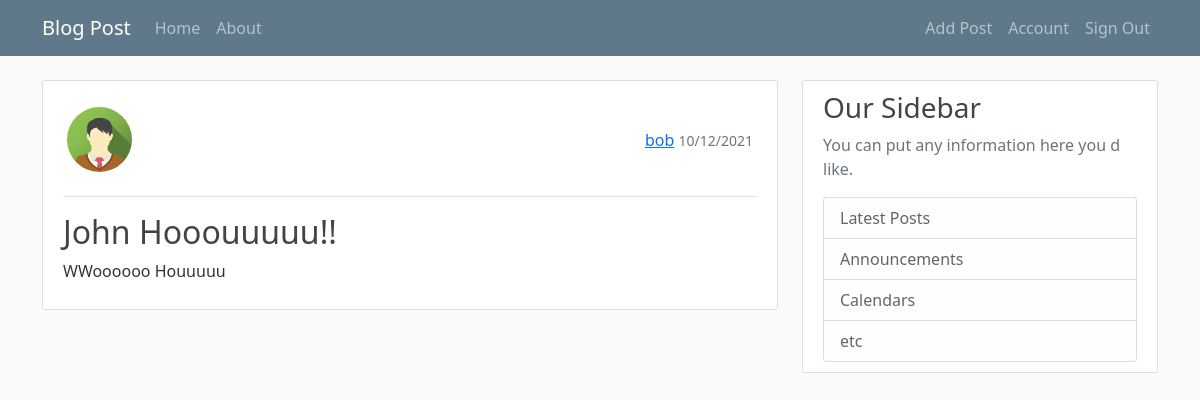
/posts/25 (signed in), run on the app's committed database.
### flaskblog/models.py (models this page shows, shortened)
class User(db.Model, UserMixin):
    id = db.Column(db.Integer, primary_key=True)
    username = db.Column(db.String(20), unique=True, nullable=False)
    email = db.Column(db.String(120), unique=True, nullable=False)
    image_file = db.Column(db.String(20), nullable=False, default="default.jpg")
    password_hash = db.Column(db.String(60), nullable=False)
    created_at = db.Column(db.DateTime, nullable=False, default=datetime.utcnow)
    posts = db.relationship("Post", backref=db.backref("author", lazy=True))

class Post(db.Model):
    id = db.Column(db.Integer, primary_key=True)
    title = db.Column(db.String(100), nullable=False)
    content = db.Column(db.Text, nullable=False)
    created_at = db.Column(db.DateTime, nullable=False, default=datetime.utcnow)
    user_id = db.Column(db.Integer, db.ForeignKey("user.id"), nullable=False)

### flaskblog/posts/routes.py (the view)
@posts.route("/posts/<int:post_id>")
@login_required
def get_post(post_id):
    post = Post.query.get_or_404(post_id)
    return render_template("post.html", title=post.title, post=post)

### flaskblog/models.py (called while the page is built)
@login_manager.user_loader
def load_user(user_id):
    return User.query.get(int(user_id))

### flaskblog/templates/post.html (shortened to what this page needs)
{% extends "layout.html" %}
{% block content %}
  <article class="media content-section">
    <header class="d-flex justify-content-between
                   align-items-center border-bottom pt-3 pb-4 mb-3 px-1">
      <img class="rounded-circle article-img" alt="Author image" src="{{ url_for('static', filename='profile_pics/' + post.author.image_file) }}" />
      <div>
        <a class="mr-2" href="#">{{ post.author.username }}</a>
        <small class="text-muted">{{ post.created_at.strftime("%d/%m/%Y") }}</small>
      </div>
    </header>
    <h2 class="article-title">{{ post.title }}</h2>
    <p class="article-content">{{ post.content }}</p>
  </article>
{% endblock content %}

### flaskblog/static/main.css (style rules this page uses)
body { background: #fafafa; color: #333333; }
h1, h2, h3, h4, h5, h6 { color: #444444; }
.content-section { background: #ffffff; padding: 10px 20px; border: 1px solid #dddddd; border-radius: 3px; margin-bottom: 20px; }
.article-title { color: #444444; }
.article-content { white-space: pre-line; }
.article-img { height: 65px; width: 65px; }

### data on the page
User: image_file (placeholder picture), author.username "bob"
Post: created_at "10/12/2021", title "John Hooouuuuu!!", content "WWoooooo Houuuuu"
